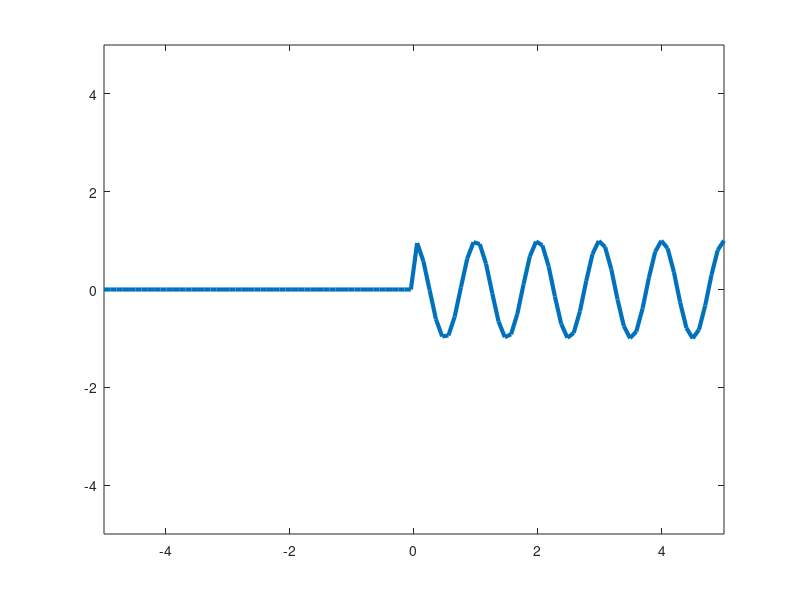

Source code (MATLAB):
clear all 
u=@(t) t>0;
t=linspace(-5,5);
x=@(t) cos(2*pi*t).*u(t);

figure 
plot(t,x(t),'Linewidth',3);
axis([-5 5 -5 5]);